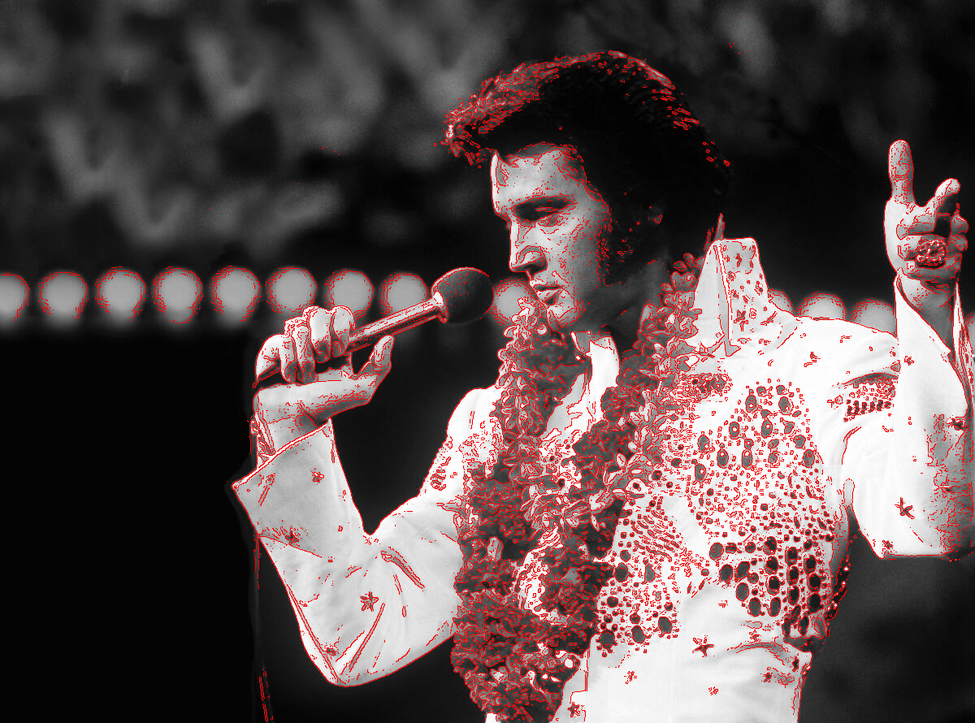
//> input picture 7/challenge1/aloha.png, 975 x 723 px, shrunk from 1200 x 890 before the run
$ ./7-summative   (built with g++ and OpenCV 4)
//> lines starting //> are read from the running program, lines starting //| are printed output that depends on the picture
#include <iostream>
#include <fstream>
#include <opencv2/opencv.hpp>
using namespace std;
using namespace cv;

int main(int argc, char* argv[]) {
    string pictures[] = {"aloha", "bluefin_trevally", "chameleon", "cheetah",
                         "chess", "crab_spider", "peppers", "peru", "seahorse"};

    for (int i = 0; i < 9; i++) {
        string inPath = "pictures/" + pictures[i] + ".png";
        Mat temp = imread(inPath, IMREAD_COLOR);
//> temp is the input picture: 723 rows x 975 cols, CV_8UC3; mean B, G, R 76.8, 76.8, 92.8
        if (temp.empty()) {
            cerr << "Failed to read " << inPath << endl;
            continue;
        }

        cout << pictures[i] << endl;

        Mat gray;
        cvtColor(temp, gray, COLOR_BGR2GRAY);
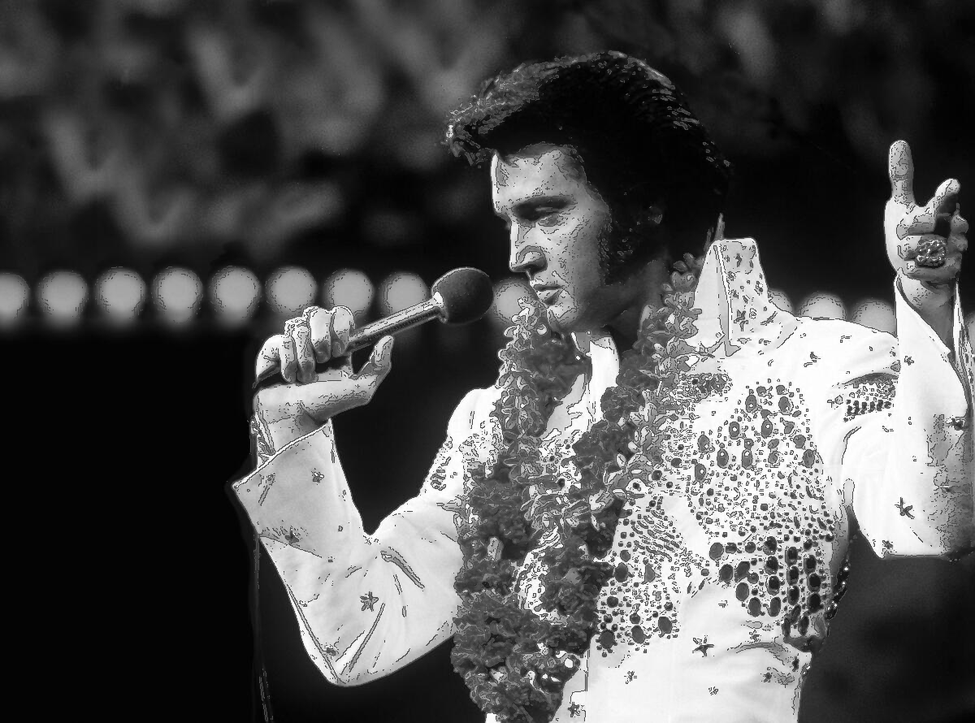
//> gray: 723 rows x 975 cols, CV_8UC1; min 0, max 255, mean 81.6

        Mat color_img;
        cvtColor(gray, color_img, COLOR_GRAY2BGR);

        for (int r = 1; r < gray.rows - 1; r++) {
            for (int c = 1; c < gray.cols - 1; c++) {
                int n1 = gray.at<uchar>(r - 1, c - 1);
                int n2 = gray.at<uchar>(r - 1, c);
                int n3 = gray.at<uchar>(r - 1, c + 1);
                int n4 = gray.at<uchar>(r, c - 1);
                int n5 = gray.at<uchar>(r, c + 1);
                int n6 = gray.at<uchar>(r + 1, c - 1);
                int n7 = gray.at<uchar>(r + 1, c);
                int n8 = gray.at<uchar>(r + 1, c + 1);

                int Gx = (n3 + (2 * n5) + n8) - (n1 + (2 * n4) + n6);
                int Gy = (n6 + (2 * n7) + n8) - (n1 + (2 * n2) + n3);

                int G = abs(Gx) + abs(Gy);

                if (G > 25) {
                    color_img.at<Vec3b>(r, c)[0] = 0;
                    color_img.at<Vec3b>(r, c)[1] = 0;
                    color_img.at<Vec3b>(r, c)[2] = 255;
                }
            }
        }
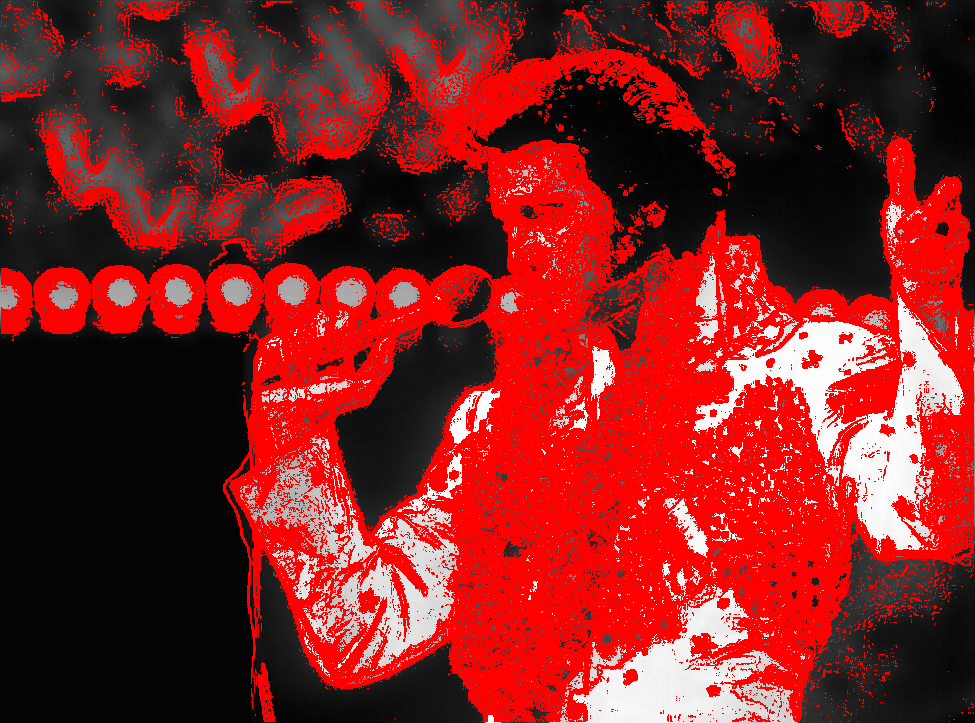
//> color_img: 723 rows x 975 cols, CV_8UC3; mean B, G, R 34.3, 34.3, 132.7

        imwrite("summative/" + pictures[i] + ".png", color_img);
    }
//> pass 2 of the loop `for (int i = 0; i < 9; i++)`:
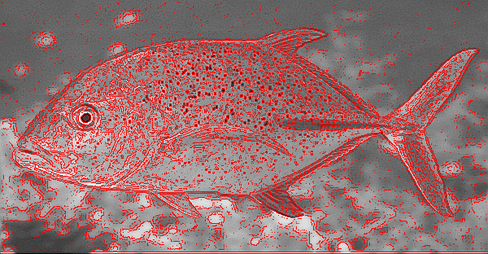
//> input picture 7/challenge1/bluefin_trevally.png, 488 x 254 px, shrunk from 600 x 312 before the run
//> temp is the input picture: 254 rows x 488 cols, CV_8UC3; mean B, G, R 110.2, 110.2, 150
//> `cvtColor(temp, gray, COLOR_BGR2GRAY);`:
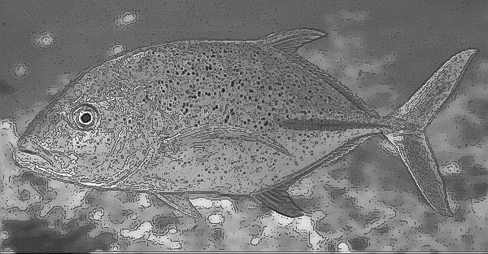
//> gray: 254 rows x 488 cols, CV_8UC1; min 5, max 255, mean 122.1
//> after the loop `for (int r = 1; r < gray.rows - 1; r++)`:
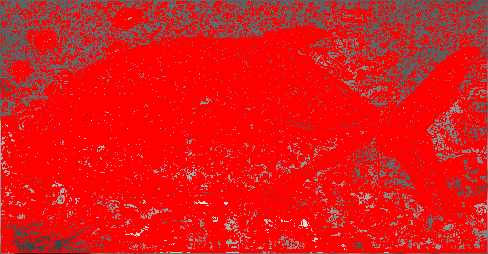
//> color_img: 254 rows x 488 cols, CV_8UC3; mean B, G, R 24.5, 24.5, 223.5
//> pass 3 of the loop `for (int i = 0; i < 9; i++)`:
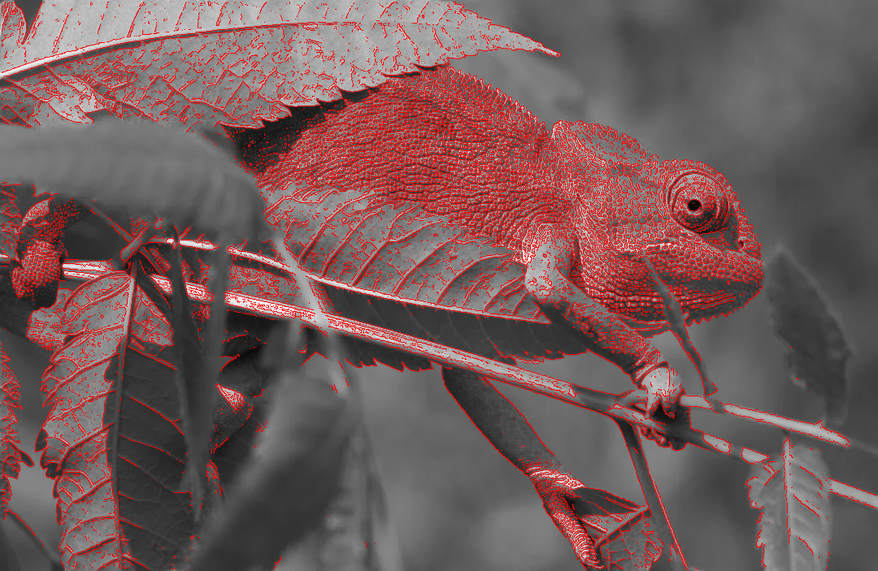
//> input picture 7/challenge1/chameleon.png, 878 x 571 px, shrunk from 1080 x 703 before the run
//> temp is the input picture: 571 rows x 878 cols, CV_8UC3; mean B, G, R 90, 90, 115.8
//> `cvtColor(temp, gray, COLOR_BGR2GRAY);`:
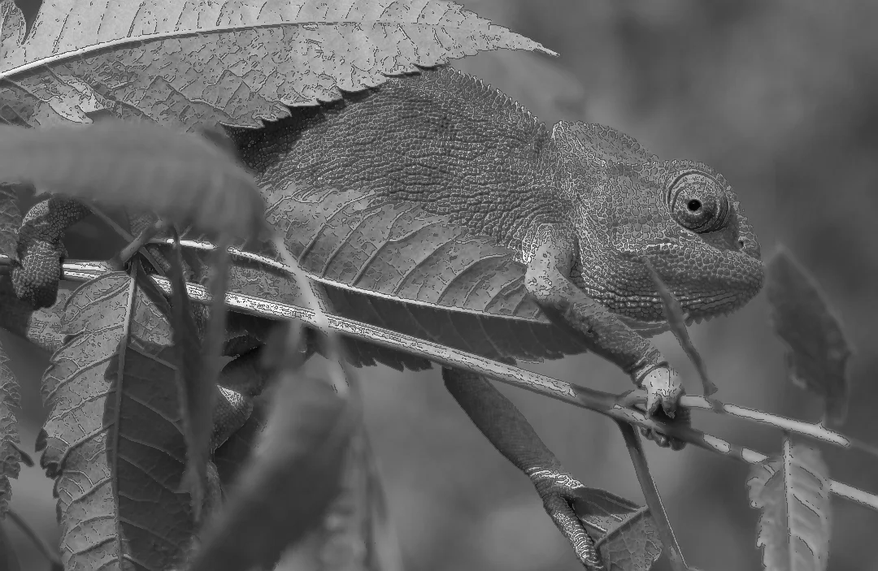
//> gray: 571 rows x 878 cols, CV_8UC1; min 1, max 254, mean 97.7
//> after the loop `for (int r = 1; r < gray.rows - 1; r++)`:
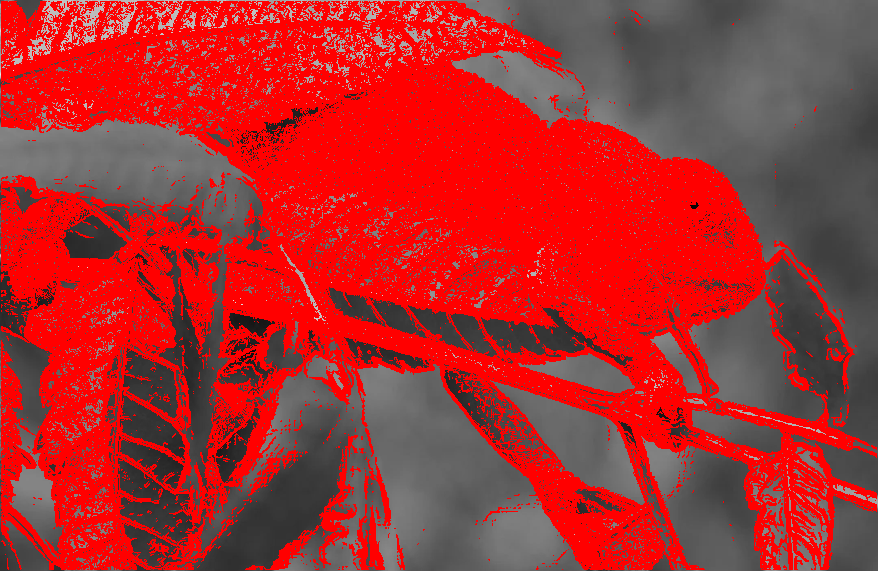
//> color_img: 571 rows x 878 cols, CV_8UC3; mean B, G, R 46.7, 46.7, 170.4
//> the loop made 9 passes; the first 3 are shown

    return 0;
}
